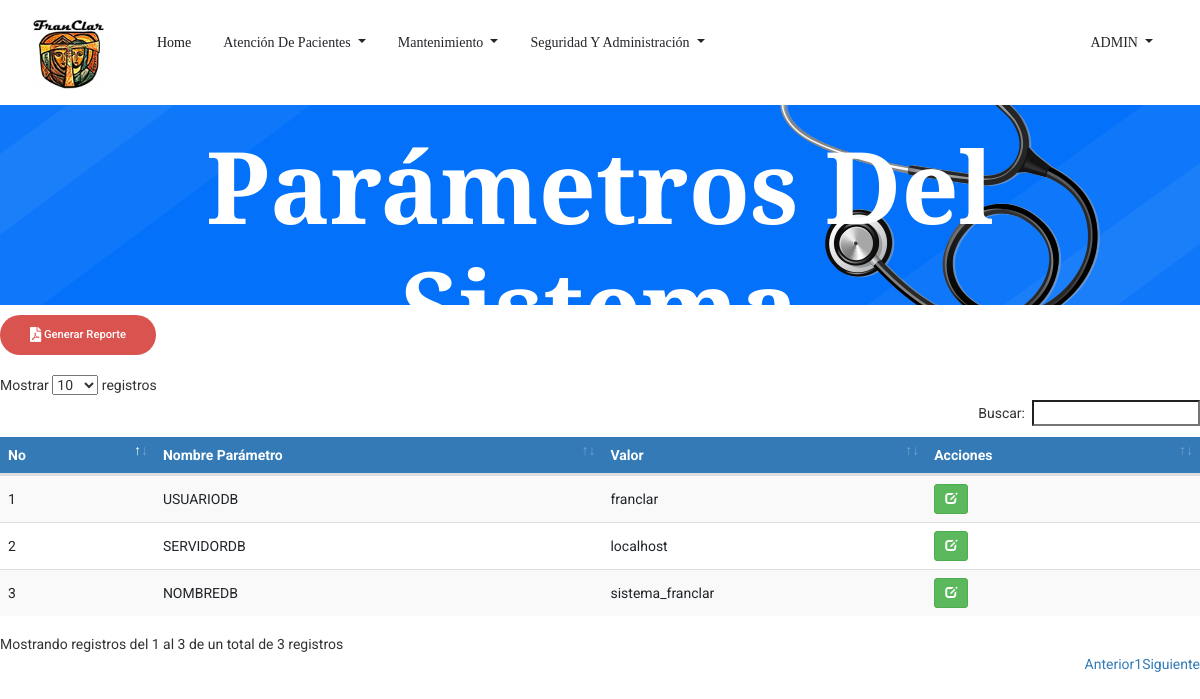
Before: /Parametros_sistema.php (signed in) with the older database file.
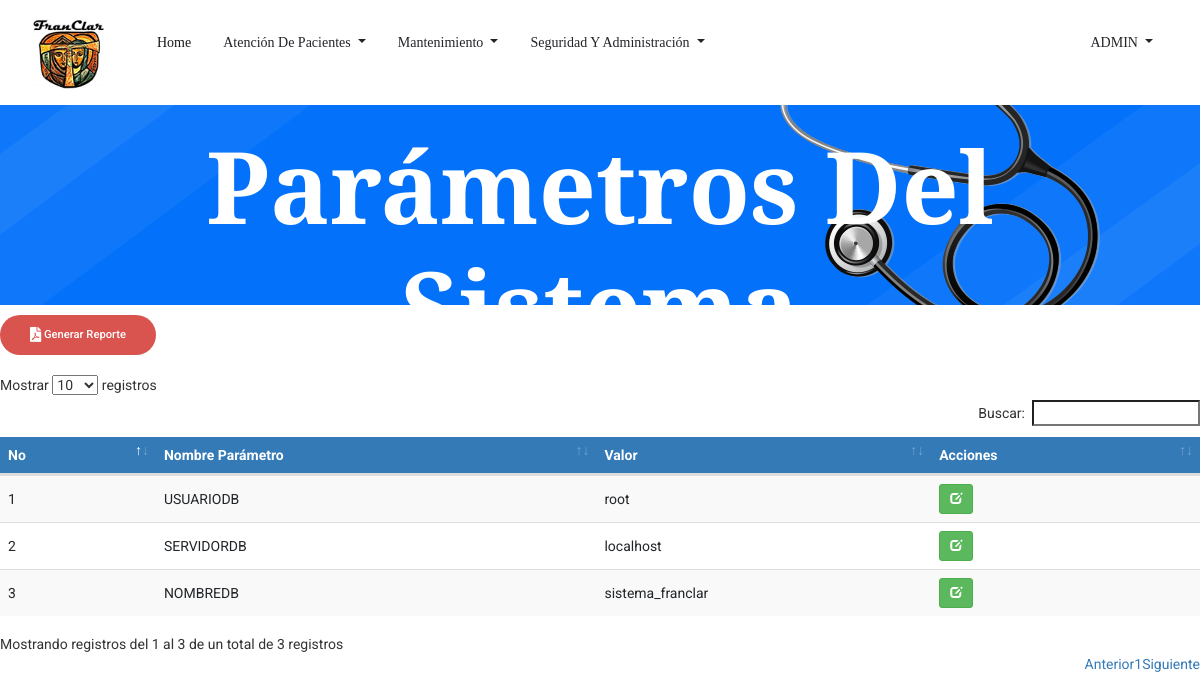
After: the same page with the newer database file.
### tables this page shows
CREATE TABLE `tbl_parametro_sistema` (
  `id_parametro` int(11) NOT NULL,
  `parametro` varchar(25) NOT NULL,
  `valor` varchar(25) NOT NULL,
  `fecha_cra` date NOT NULL,
  `fecha_modif` date NOT NULL
);

### Parametros_sistema.php (the view, shortened to what this page needs)
<!doctype html>
<html lang="es">
<?php
include 'head.php'
?>
<body>
    <?php
    include 'header.php';
    ?>
    <section class="breadcrumb_part breadcrumb_bg">
        <div class="container">
            <div class="row">
                <div class="col-lg-12">
                    <div class="breadcrumb_iner">
                        <div class="breadcrumb_iner_item">
                            <h2>Parámetros del Sistema</h2>
                        </div>
                    </div>
                </div>
            </div>
        </div>
    </section>
    <form class="form-inline my-2 my-lg-0 float-left">
		<a class="genric-btn btn-danger circle" onclick="pdfDinamico(this)" id="pdf_parametros_sistema" href="#">
		<i class="fas fa-file-pdf fa-lg"> </i> Generar Reporte</a>
    </form>
   <br>
	<br>
	<br>
		<div class="table-responsive">
			<table id="datatableUsuarios" class="table table-striped table-hover">
            <thead>
                    <tr>
                        <th>No</th>
                        <th>Nombre Parámetro</th>
                        <th>Valor</th>
                        <th>Acciones</th>
                    </tr>
                </thead>
                <tbody>
				<?php
				$sql = mysqli_query($con, "SELECT * FROM tbl_parametro_sistema");
				if(mysqli_num_rows($sql) == 0){
					echo '<tr><td colspan="8">No hay datos.</td></tr>';
				}else{
					while($row = mysqli_fetch_assoc($sql)){
						echo '
						<tr>
                            <td>'.$row['id_parametro'].'</td>
                            <td>'.$row['parametro'].'</td>
                            <td>'.$row['valor'].'</td>
							<td>
								<a href="EditarParametro_sistema.php?nik='.$row['id_parametro'].'" title="Editar datos" class="btn btn-success btn-sm"><span class="glyphicon glyphicon-edit" aria-hidden="true"></span></a>
							</td>
						</tr>
						';
					}
				}
                ?>
                </tbody>
			</table>
		 </div>
</body>
</html>

Changed rows visible on the page:
changed tbl_parametro_sistema "USUARIODB": valor "franclar" → "root"
